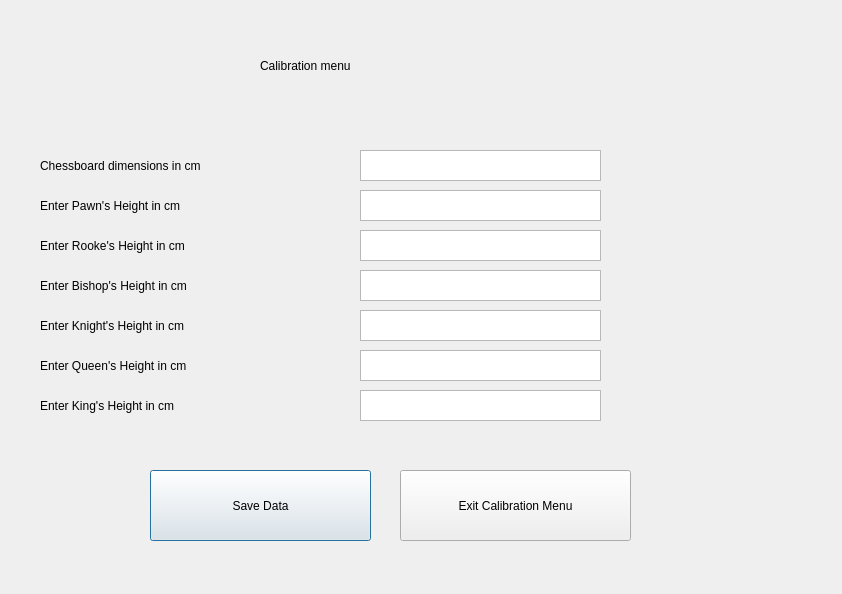
<?xml version="1.0" encoding="UTF-8"?>
<ui version="4.0">
 <class>Dialog</class>
 <widget class="QDialog" name="Dialog">
  <property name="geometry">
   <rect>
    <x>0</x>
    <y>0</y>
    <width>842</width>
    <height>594</height>
   </rect>
  </property>
  <property name="windowTitle">
   <string>Dialog</string>
  </property>
  <widget class="QWidget" name="widget" native="true">
   <property name="geometry">
    <rect>
     <x>0</x>
     <y>0</y>
     <width>841</width>
     <height>591</height>
    </rect>
   </property>
   <widget class="QLabel" name="label">
    <property name="geometry">
     <rect>
      <x>260</x>
      <y>30</y>
      <width>281</width>
      <height>71</height>
     </rect>
    </property>
    <property name="styleSheet">
     <string notr="true">font: 75 28pt &quot;MS Shell Dlg 2&quot;;</string>
    </property>
    <property name="text">
     <string>Calibration menu</string>
    </property>
   </widget>
   <widget class="QLabel" name="label_2">
    <property name="geometry">
     <rect>
      <x>40</x>
      <y>150</y>
      <width>291</width>
      <height>31</height>
     </rect>
    </property>
    <property name="styleSheet">
     <string notr="true">font: 75 16pt &quot;MS Shell Dlg 2&quot;;</string>
    </property>
    <property name="text">
     <string>Chessboard dimensions in cm</string>
    </property>
   </widget>
   <widget class="QLabel" name="label_4">
    <property name="geometry">
     <rect>
      <x>40</x>
      <y>230</y>
      <width>291</width>
      <height>31</height>
     </rect>
    </property>
    <property name="styleSheet">
     <string notr="true">font: 75 16pt &quot;MS Shell Dlg 2&quot;;</string>
    </property>
    <property name="text">
     <string>Enter Rooke's Height in cm</string>
    </property>
   </widget>
   <widget class="QLabel" name="label_5">
    <property name="geometry">
     <rect>
      <x>40</x>
      <y>310</y>
      <width>291</width>
      <height>31</height>
     </rect>
    </property>
    <property name="styleSheet">
     <string notr="true">font: 75 16pt &quot;MS Shell Dlg 2&quot;;</string>
    </property>
    <property name="text">
     <string>Enter Knight's Height in cm</string>
    </property>
   </widget>
   <widget class="QLabel" name="label_6">
    <property name="geometry">
     <rect>
      <x>40</x>
      <y>270</y>
      <width>291</width>
      <height>31</height>
     </rect>
    </property>
    <property name="styleSheet">
     <string notr="true">font: 75 16pt &quot;MS Shell Dlg 2&quot;;</string>
    </property>
    <property name="text">
     <string>Enter Bishop's Height in cm</string>
    </property>
   </widget>
   <widget class="QLabel" name="label_8">
    <property name="geometry">
     <rect>
      <x>40</x>
      <y>350</y>
      <width>291</width>
      <height>31</height>
     </rect>
    </property>
    <property name="styleSheet">
     <string notr="true">font: 75 16pt &quot;MS Shell Dlg 2&quot;;</string>
    </property>
    <property name="text">
     <string>Enter Queen's Height in cm</string>
    </property>
   </widget>
   <widget class="QLabel" name="label_11">
    <property name="geometry">
     <rect>
      <x>40</x>
      <y>390</y>
      <width>291</width>
      <height>31</height>
     </rect>
    </property>
    <property name="styleSheet">
     <string notr="true">font: 75 16pt &quot;MS Shell Dlg 2&quot;;</string>
    </property>
    <property name="text">
     <string>Enter King's Height in cm</string>
    </property>
   </widget>
   <widget class="QLabel" name="label_7">
    <property name="geometry">
     <rect>
      <x>40</x>
      <y>190</y>
      <width>291</width>
      <height>31</height>
     </rect>
    </property>
    <property name="styleSheet">
     <string notr="true">font: 75 16pt &quot;MS Shell Dlg 2&quot;;</string>
    </property>
    <property name="text">
     <string>Enter Pawn's Height in cm</string>
    </property>
   </widget>
   <widget class="QTextEdit" name="chessboard_dimensions_val">
    <property name="geometry">
     <rect>
      <x>360</x>
      <y>150</y>
      <width>241</width>
      <height>31</height>
     </rect>
    </property>
   </widget>
   <widget class="QTextEdit" name="king_height_val">
    <property name="geometry">
     <rect>
      <x>360</x>
      <y>390</y>
      <width>241</width>
      <height>31</height>
     </rect>
    </property>
   </widget>
   <widget class="QTextEdit" name="queen_height_val">
    <property name="geometry">
     <rect>
      <x>360</x>
      <y>350</y>
      <width>241</width>
      <height>31</height>
     </rect>
    </property>
   </widget>
   <widget class="QTextEdit" name="knight_height_val">
    <property name="geometry">
     <rect>
      <x>360</x>
      <y>310</y>
      <width>241</width>
      <height>31</height>
     </rect>
    </property>
   </widget>
   <widget class="QTextEdit" name="bishop_height_val">
    <property name="geometry">
     <rect>
      <x>360</x>
      <y>270</y>
      <width>241</width>
      <height>31</height>
     </rect>
    </property>
   </widget>
   <widget class="QTextEdit" name="rook_height_val">
    <property name="geometry">
     <rect>
      <x>360</x>
      <y>230</y>
      <width>241</width>
      <height>31</height>
     </rect>
    </property>
   </widget>
   <widget class="QTextEdit" name="pawn_height_val">
    <property name="geometry">
     <rect>
      <x>360</x>
      <y>190</y>
      <width>241</width>
      <height>31</height>
     </rect>
    </property>
   </widget>
   <widget class="QPushButton" name="save_data_button">
    <property name="geometry">
     <rect>
      <x>150</x>
      <y>470</y>
      <width>221</width>
      <height>71</height>
     </rect>
    </property>
    <property name="styleSheet">
     <string notr="true">font: 75 16pt &quot;MS Shell Dlg 2&quot;;</string>
    </property>
    <property name="text">
     <string>Save Data</string>
    </property>
   </widget>
   <widget class="QPushButton" name="exit_calibration_button">
    <property name="geometry">
     <rect>
      <x>400</x>
      <y>470</y>
      <width>231</width>
      <height>71</height>
     </rect>
    </property>
    <property name="styleSheet">
     <string notr="true">font: 75 16pt &quot;MS Shell Dlg 2&quot;;</string>
    </property>
    <property name="text">
     <string>Exit Calibration Menu</string>
    </property>
   </widget>
  </widget>
 </widget>
 <resources/>
 <connections/>
</ui>
